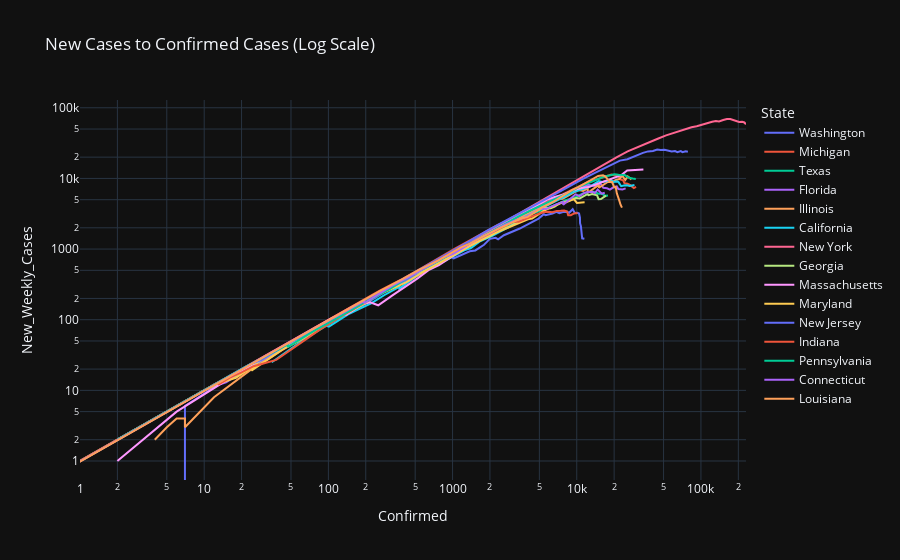

Notebook cell for this chart:
### Code cell
hardest_hit_states = list(grouped_df.groupby('State').agg('max')['Confirmed'].sort_values(ascending=False)[0:15].index)

new_log_cases = grouped_df.loc[grouped_df['State'].isin(hardest_hit_states)]
px.line(new_log_cases,
                        x='Confirmed',
                        y='New_Weekly_Cases',
                        log_x='True',
                        log_y='True',
                        template='plotly_dark',
                        color='State',
                        title='New Cases to Confirmed Cases (Log Scale)',
                        )

### Figure 1 — Plotly figure (JSON) as saved in the notebook; plotly's stock layout.template omitted (floating-point values rounded to 4 significant figures)
{"data": [{"hoverlabel": {"namelength": 0}, "hovertemplate": "State=Washington<br>Confirmed=%{x}<br>New_Weekly_Cases=%{y}", "legendgroup": "Washington", "line": {"color": "#636efa", "dash": "solid"}, "mode": "lines", "name": "Washington", "showlegend": true, "type": "scatter", "x": [1, 7, 11, 18, 27, 39, 70, 78, 102, 122, 122, 167, 282, 442, 568, 642, 603, 779, 955, 1022, 1374, 1524, 1793, 1997, 2221, 2328, 2591, 3207, 3477, 4030, 4465, 4923, 5432, 5608, 6389, 6846, 7247, 7825, 8311, 8692, 9276, 9639, 10119, 10434, 10609, 10635, 10799, 10942, 11057, 11517], "xaxis": "x", "y": [0, 6, 10, 17, 26, 38, 69, 77, 95, 111, 104, 140, 243, 372, 490, 540, 481, 657, 788, 740, 932, 956, 1151, 1394, 1442, 1373, 1569, 1833, 1953, 2237, 2468, 2702, 3104, 3017, 3182, 3369, 3217, 3360, 3388, 3260, 3668, 3250, 3273, 3187, 2784, 2324, 2107, 1666, 1418, 1398], "yaxis": "y"}, {"hoverlabel": {"namelength": 0}, "hovertemplate": "State=Michigan<br>Confirmed=%{x}<br>New_Weekly_Cases=%{y}", "legendgroup": "Michigan", "line": {"color": "#EF553B", "dash": "solid"}, "mode": "lines", "name": "Michigan", "showlegend": true, "type": "scatter", "x": [0, 0, 0, 0, 0, 0, 0, 0, 0, 0, 2, 2, 16, 25, 32, 54, 63, 119, 259, 402, 540, 1035, 1329, 1793, 2296, 2845, 3634, 4650, 5488, 6498, 7615, 9315, 10791, 12744, 14225, 15718, 17221, 18970, 20346, 21504, 22434, 23605, 24244, 25635, 27001, 28059, 28809, 30023], "xaxis": "x", "y": [0, 0, 0, 0, 0, 0, 0, 0, 0, 0, 2, 2, 16, 25, 32, 54, 63, 117, 257, 386, 515, 1003, 1275, 1730, 2177, 2586, 3232, 4110, 4453, 5169, 5822, 7019, 7946, 9110, 9575, 10230, 10723, 11355, 11031, 10713, 9690, 9380, 8526, 8414, 8031, 7713, 7305, 7589], "yaxis": "y"}, {"hoverlabel": {"namelength": 0}, "hovertemplate": "State=Texas<br>Confirmed=%{x}<br>New_Weekly_Cases=%{y}", "legendgroup": "Texas", "line": {"color": "#00cc96", "dash": "solid"}, "mode": "lines", "name": "Texas", "showlegend": true, "type": "scatter", "x": [0, 3, 4, 8, 11, 13, 16, 21, 27, 44, 60, 63, 85, 110, 196, 306, 429, 582, 643, 758, 955, 1229, 1563, 1937, 2455, 2792, 3147, 3809, 4355, 5069, 5734, 6567, 7209, 8043, 8925, 9777, 11208, 12105, 13023, 13677, 14275, 15006, 15907, 16876, 17849], "xaxis": "x", "y": [0, 3, 4, 8, 11, 13, 16, 21, 24, 40, 52, 52, 72, 94, 175, 279, 385, 522, 580, 673, 845, 1033, 1257, 1508, 1873, 2149, 2389, 2854, 3126, 3506, 3797, 4112, 4417, 4896, 5116, 5422, 6139, 6371, 6456, 6468, 6232, 6081, 6130, 5668, 5744], "yaxis": "y"}, {"hoverlabel": {"namelength": 0}, "hovertemplate": "State=Florida<br>Confirmed=%{x}<br>New_Weekly_Cases=%{y}", "legendgroup": "Florida", "line": {"color": "#ab63fa", "dash": "solid"}, "mode": "lines", "name": "Florida", "showlegend": true, "type": "scatter", "x": [2, 3, 3, 7, 10, 13, 15, 24, 30, 50, 76, 100, 101, 190, 306, 432, 564, 763, 1004, 1227, 1412, 1682, 2357, 2900, 3763, 4246, 5473, 6741, 6956, 9008, 10268, 11537, 12350, 13324, 14545, 15456, 16364, 17531, 18494, 19895, 21019, 21628, 22511, 23343, 24759], "xaxis": "x", "y": [2, 3, 3, 7, 10, 12, 13, 22, 27, 47, 69, 90, 88, 175, 282, 402, 514, 687, 904, 1126, 1222, 1376, 1925, 2336, 3000, 3242, 4246, 5329, 5274, 6651, 7368, 7774, 8104, 7851, 7804, 8500, 7356, 7263, 6957, 7545, 7695, 7083, 7055, 6979, 7228], "yaxis": "y"}, {"hoverlabel": {"namelength": 0}, "hovertemplate": "State=Illinois<br>Confirmed=%{x}<br>New_Weekly_Cases=%{y}", "legendgroup": "Illinois", "line": {"color": "#FFA15A", "dash": "solid"}, "mode": "lines", "name": "Illinois", "showlegend": true, "type": "scatter", "x": [4, 5, 5, 6, 7, 7, 12, 25, 32, 46, 64, 66, 83, 161, 272, 422, 585, 753, 1049, 1285, 1537, 1865, 2538, 3024, 3491, 4596, 5056, 5994, 6980, 7695, 8904, 10357, 11259, 12262, 12271, 15078, 15079, 17887, 19180, 20852, 22025, 23248, 24593, 25734, 27578], "xaxis": "x", "y": [2, 3, 3, 4, 4, 3, 8, 21, 27, 41, 58, 59, 76, 149, 247, 390, 539, 689, 983, 1202, 1376, 1593, 2116, 2439, 2738, 3547, 3771, 4457, 5115, 5157, 5880, 6866, 6663, 7206, 6277, 8098, 7384, 8983, 8823, 9593, 9763, 10977, 9515, 10655, 9691], "yaxis": "y"}, {"hoverlabel": {"namelength": 0}, "hovertemplate": "State=California<br>Confirmed=%{x}<br>New_Weekly_Cases=%{y}", "legendgroup": "California", "line": {"color": "#19d3f3", "dash": "solid"}, "mode": "lines", "name": "California", "showlegend": true, "type": "scatter", "x": [35, 51, 59, 81, 95, 101, 144, 178, 221, 281, 372, 373, 557, 700, 828, 1005, 1243, 1405, 1646, 2108, 2538, 2998, 3899, 4657, 5095, 5852, 7138, 8210, 9399, 10773, 12004, 12837, 15034, 16019, 17351, 18897, 19710, 21081, 21706, 22795, 23931, 25356, 26686, 27677, 29157], "xaxis": "x", "y": [25, 40, 48, 69, 83, 80, 119, 143, 170, 222, 291, 278, 456, 556, 650, 784, 962, 1033, 1273, 1551, 1838, 2170, 2894, 3414, 3690, 4206, 5030, 5672, 6401, 6874, 7347, 7742, 9182, 8881, 9141, 9498, 8937, 9077, 8869, 7761, 7912, 8005, 7789, 7967, 8076], "yaxis": "y"}, {"hoverlabel": {"namelength": 0}, "hovertemplate": "State=New York<br>Confirmed=%{x}<br>New_Weekly_Cases=%{y}", "legendgroup": "New York", "line": {"color": "#FF6692", "dash": "solid"}, "mode": "lines", "name": "New York", "showlegend": true, "type": "scatter", "x": [11, 23, 31, 76, 106, 142, 150, 220, 327, 421, 613, 615, 967, 1578, 3038, 5704, 8403, 11727, 15800, 20884, 25681, 30841, 37877, 44876, 52410, 59648, 66663, 75833, 83948, 92506, 102987, 113833, 123160, 131815, 139875, 151061, 161779, 172348, 181026, 189033, 195749, 203020, 214454, 223691, 230597], "xaxis": "x", "y": [11, 23, 31, 76, 106, 141, 148, 209, 304, 390, 537, 509, 825, 1428, 2818, 5377, 7982, 11114, 15185, 19917, 24103, 27803, 32173, 36473, 40683, 43848, 45779, 50152, 53107, 54629, 58111, 61423, 63512, 65152, 64042, 67113, 69273, 69361, 67193, 65873, 63934, 63145, 63393, 61912, 58249], "yaxis": "y"}, {"hoverlabel": {"namelength": 0}, "hovertemplate": "State=Georgia<br>Confirmed=%{x}<br>New_Weekly_Cases=%{y}", "legendgroup": "Georgia", "line": {"color": "#B6E880", "dash": "solid"}, "mode": "lines", "name": "Georgia", "showlegend": true, "type": "scatter", "x": [2, 2, 3, 5, 5, 10, 17, 23, 31, 42, 73, 99, 121, 146, 197, 287, 485, 555, 621, 772, 1026, 1247, 1525, 2000, 2366, 2651, 2808, 3929, 4638, 5348, 5831, 6160, 6647, 7314, 8822, 9901, 10566, 11485, 12159, 12452, 13315, 14578, 14987, 15669, 17194], "xaxis": "x", "y": [2, 2, 3, 5, 5, 10, 15, 21, 29, 39, 68, 94, 111, 129, 174, 256, 443, 482, 522, 651, 880, 1050, 1238, 1515, 1811, 2030, 2036, 2903, 3391, 3823, 3831, 3794, 3996, 4506, 4893, 5263, 5218, 5654, 5999, 5805, 6001, 5756, 5086, 5103, 5709], "yaxis": "y"}, {"hoverlabel": {"namelength": 0}, "hovertemplate": "State=Massachusetts<br>Confirmed=%{x}<br>New_Weekly_Cases=%{y}", "legendgroup": "Massachusetts", "line": {"color": "#FF97FF", "dash": "solid"}, "mode": "lines", "name": "Massachusetts", "showlegend": true, "type": "scatter", "x": [2, 2, 6, 6, 22, 22, 41, 92, 107, 123, 138, 138, 187, 217, 252, 328, 413, 523, 640, 777, 1159, 1838, 2417, 3240, 4257, 4955, 5752, 6620, 7738, 8966, 10402, 11736, 12500, 13837, 15202, 16790, 18941, 20974, 22860, 25475, 26867, 28164, 29918, 32181, 34402], "xaxis": "x", "y": [1, 1, 5, 5, 21, 21, 39, 90, 105, 117, 132, 116, 165, 176, 160, 221, 290, 385, 502, 590, 942, 1586, 2089, 2827, 3734, 4315, 4975, 5461, 5900, 6549, 7162, 7479, 7545, 8085, 8582, 9052, 9975, 10572, 11124, 12975, 13030, 12962, 13128, 13240, 13428], "yaxis": "y"}, {"hoverlabel": {"namelength": 0}, "hovertemplate": "State=Maryland<br>Confirmed=%{x}<br>New_Weekly_Cases=%{y}", "legendgroup": "Maryland", "line": {"color": "#FECB52", "dash": "solid"}, "mode": "lines", "name": "Maryland", "showlegend": true, "type": "scatter", "x": [0, 3, 3, 5, 5, 8, 9, 12, 18, 27, 24, 42, 60, 85, 107, 149, 193, 244, 290, 349, 425, 583, 775, 995, 1239, 1413, 1660, 1986, 2331, 2758, 3125, 3617, 4045, 4371, 5529, 6185, 6968, 7694, 8225, 8936, 9472, 10032, 10784, 11572], "xaxis": "x", "y": [0, 3, 3, 5, 5, 8, 9, 12, 15, 24, 19, 37, 52, 76, 95, 131, 166, 220, 248, 289, 340, 476, 626, 802, 995, 1123, 1311, 1561, 1748, 1983, 2130, 2378, 2632, 2711, 3543, 3854, 4210, 4569, 4608, 4891, 5101, 4503, 4599, 4604], "yaxis": "y"}, {"hoverlabel": {"namelength": 0}, "hovertemplate": "State=New Jersey<br>Confirmed=%{x}<br>New_Weekly_Cases=%{y}", "legendgroup": "New Jersey", "line": {"color": "#636efa", "dash": "solid"}, "mode": "lines", "name": "New Jersey", "showlegend": true, "type": "scatter", "x": [2, 2, 4, 5, 5, 15, 23, 29, 49, 69, 72, 176, 250, 397, 741, 890, 1327, 1914, 2844, 3675, 4402, 6876, 8825, 11124, 13386, 16636, 18696, 22255, 25590, 29895, 34124, 37505, 41090, 44416, 47437, 51027, 54588, 58151, 61850, 64584, 68824, 71030, 75317, 78467], "xaxis": "x", "y": [2, 2, 4, 5, 5, 15, 23, 27, 47, 65, 67, 171, 235, 374, 712, 841, 1258, 1842, 2668, 3425, 4005, 6135, 7935, 9797, 11472, 13792, 15021, 17853, 18714, 21070, 23000, 24119, 24454, 25720, 25182, 25437, 24693, 24027, 24345, 23494, 24408, 23593, 24290, 23879], "yaxis": "y"}, {"hoverlabel": {"namelength": 0}, "hovertemplate": "State=Indiana<br>Confirmed=%{x}<br>New_Weekly_Cases=%{y}", "legendgroup": "Indiana", "line": {"color": "#EF553B", "dash": "solid"}, "mode": "lines", "name": "Indiana", "showlegend": true, "type": "scatter", "x": [1, 1, 2, 3, 6, 11, 13, 13, 16, 20, 25, 30, 38, 60, 86, 128, 204, 270, 368, 477, 645, 979, 1233, 1513, 1786, 2158, 2564, 3038, 3437, 3953, 4411, 4956, 5510, 5943, 6351, 6907, 7435, 7928, 8359, 8527, 8960, 9542, 10154], "xaxis": "x", "y": [1, 1, 2, 3, 6, 11, 13, 12, 15, 18, 22, 24, 27, 47, 73, 112, 184, 245, 338, 439, 585, 893, 1105, 1309, 1516, 1790, 2087, 2393, 2458, 2720, 2898, 3170, 3352, 3379, 3313, 3470, 3482, 3517, 3403, 3017, 3017, 3191, 3247], "yaxis": "y"}, {"hoverlabel": {"namelength": 0}, "hovertemplate": "State=Pennsylvania<br>Confirmed=%{x}<br>New_Weekly_Cases=%{y}", "legendgroup": "Pennsylvania", "line": {"color": "#00cc96", "dash": "solid"}, "mode": "lines", "name": "Pennsylvania", "showlegend": true, "type": "scatter", "x": [2, 2, 6, 7, 12, 16, 22, 41, 47, 47, 79, 112, 155, 206, 311, 399, 509, 698, 946, 1260, 1795, 2345, 2845, 3432, 4155, 4963, 6009, 7268, 8570, 10444, 11589, 13127, 14853, 16631, 18300, 20051, 21719, 22938, 24292, 25465, 26753, 28258, 29888], "xaxis": "x", "y": [2, 2, 6, 7, 12, 16, 22, 39, 45, 41, 72, 100, 139, 184, 270, 352, 462, 619, 834, 1105, 1589, 2034, 2446, 2923, 3457, 4017, 4749, 5473, 6225, 7599, 8157, 8972, 9890, 10622, 11032, 11481, 11275, 11349, 11165, 10612, 10122, 9958, 9837], "yaxis": "y"}, {"hoverlabel": {"namelength": 0}, "hovertemplate": "State=Connecticut<br>Confirmed=%{x}<br>New_Weekly_Cases=%{y}", "legendgroup": "Connecticut", "line": {"color": "#ab63fa", "dash": "solid"}, "mode": "lines", "name": "Connecticut", "showlegend": true, "type": "scatter", "x": [0, 0, 0, 1, 3, 5, 11, 23, 24, 41, 68, 96, 159, 194, 194, 327, 415, 618, 875, 1012, 1291, 1524, 1993, 2571, 3128, 3557, 3824, 4914, 5276, 5675, 6906, 7781, 7781, 9784, 10538, 11510, 12035, 13381, 13989, 14755, 15884, 16809], "xaxis": "x", "y": [0, 0, 0, 1, 3, 5, 11, 23, 24, 41, 67, 93, 154, 183, 171, 303, 374, 550, 779, 853, 1097, 1330, 1666, 2156, 2510, 2682, 2812, 3623, 3752, 3682, 4335, 4653, 4224, 5960, 5624, 6234, 6360, 6475, 6208, 6974, 6100, 6271], "yaxis": "y"}, {"hoverlabel": {"namelength": 0}, "hovertemplate": "State=Louisiana<br>Confirmed=%{x}<br>New_Weekly_Cases=%{y}", "legendgroup": "Louisiana", "line": {"color": "#FFA15A", "dash": "solid"}, "mode": "lines", "name": "Louisiana", "showlegend": true, "type": "scatter", "x": [0, 0, 0, 0, 5, 19, 29, 77, 87, 115, 196, 257, 392, 537, 763, 837, 1172, 1388, 1795, 2304, 2744, 3315, 3540, 4025, 5237, 6424, 9149, 10297, 12496, 13010, 14867, 16284, 17030, 18283, 19253, 20014, 20595, 21016, 21518, 21951, 22532, 23118], "xaxis": "x", "y": [0, 0, 0, 0, 5, 19, 29, 77, 87, 115, 196, 252, 373, 508, 686, 750, 1057, 1192, 1538, 1912, 2207, 2552, 2703, 2853, 3849, 4629, 6845, 7553, 9181, 9470, 10842, 11047, 10606, 9134, 8956, 7518, 7585, 6149, 5234, 4921, 4249, 3865], "yaxis": "y"}], "layout": {"legend": {"title": {"text": "State"}, "tracegroupgap": 0}, "title": {"text": "New Cases to Confirmed Cases (Log Scale)"}, "xaxis": {"anchor": "y", "domain": [0, 1], "title": {"text": "Confirmed"}, "type": "log"}, "yaxis": {"anchor": "x", "domain": [0, 1], "title": {"text": "New_Weekly_Cases"}, "type": "log"}}}
